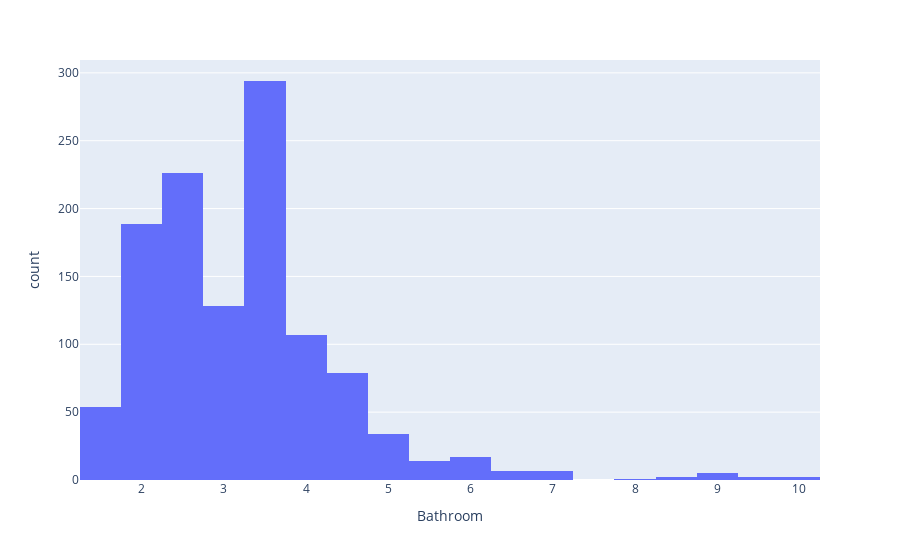

Here is the notebook cell this chart was saved with:
### Markdown cell above
Most of them have 2.5 or 3.5 baths

### Code cell
fig = px.histogram(rentals, x="Bathroom")
fig.show()

### Figure 1 — Plotly figure (JSON) as saved in the notebook; plotly's stock layout.template omitted (floating-point values rounded to 4 significant figures; data arrays with more than 128 entries replaced by an {"elided": "..."} marker saying what was removed)
{"data": [{"alignmentgroup": "True", "bingroup": "x", "hovertemplate": "Bathroom=%{x}<br>count=%{y}<extra></extra>", "legendgroup": "", "marker": {"color": "#636efa", "pattern": {"shape": ""}}, "name": "", "offsetgroup": "", "orientation": "v", "showlegend": false, "type": "histogram", "x": {"elided": "1247 float values"}, "xaxis": "x", "yaxis": "y"}], "layout": {"barmode": "relative", "legend": {"tracegroupgap": 0}, "margin": {"t": 60}, "xaxis": {"anchor": "y", "domain": [0, 1], "title": {"text": "Bathroom"}}, "yaxis": {"anchor": "x", "domain": [0, 1], "title": {"text": "count"}}}}
